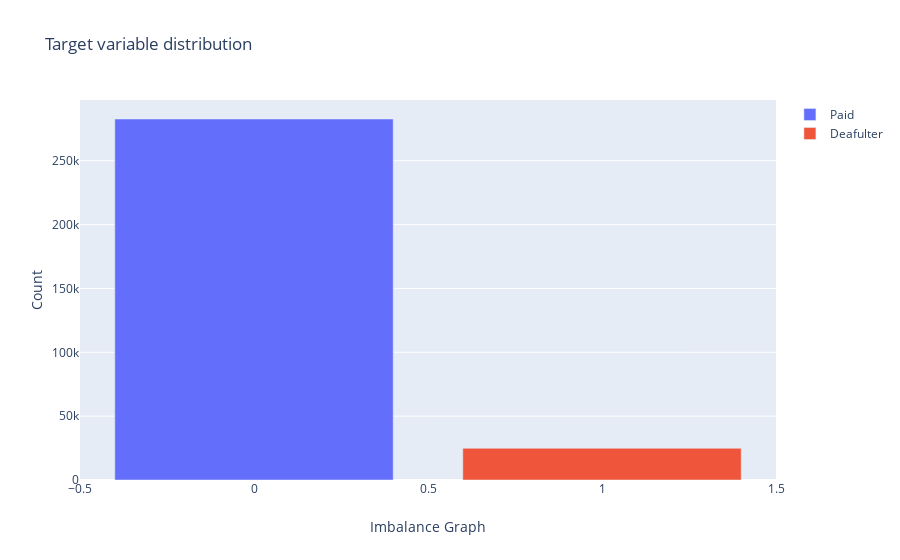

The cell this chart's notebook holds for it:
### Code cell
# it's a library that we work with plotly
import plotly.offline as py 
py.init_notebook_mode(connected=True) # this code, allow us to work with offline plotly version
import plotly.graph_objs as go # it's like "plt" of matplot
import plotly.tools as tls # It's useful to we get some tools of plotly
import warnings # This library will be used to ignore some warnings
from collections import Counter # To do counter of some features

trace0 = go.Bar(
            x = app_loan[app_loan['TARGET']== 0]["TARGET"].value_counts().index.values,
            y = app_loan[app_loan['TARGET']== 0]["TARGET"].value_counts().values,
            name="Paid"
    )

trace1 = go.Bar(
            x = app_loan[app_loan['TARGET']== 1]["TARGET"].value_counts().index.values,
            y = app_loan[app_loan['TARGET']== 1]["TARGET"].value_counts().values,
            name="Deafulter"
    )

data = [trace0, trace1]

layout = go.Layout(
    
)

layout = go.Layout(
    yaxis=dict(
        title='Count'
    ),
    xaxis=dict(
        title='Imbalance Graph'
    ),
    title='Target variable distribution'
)

fig = go.Figure(data=data, layout=layout)

py.iplot(fig, filename='grouped-bar')

### Figure 1 — Plotly figure (JSON) as saved in the notebook; plotly's stock layout.template omitted (floating-point values rounded to 4 significant figures)
{"data": [{"name": "Paid", "type": "bar", "x": [0], "y": [282686]}, {"name": "Deafulter", "type": "bar", "x": [1], "y": [24825]}], "layout": {"title": {"text": "Target variable distribution"}, "xaxis": {"title": {"text": "Imbalance Graph"}}, "yaxis": {"title": {"text": "Count"}}}}
